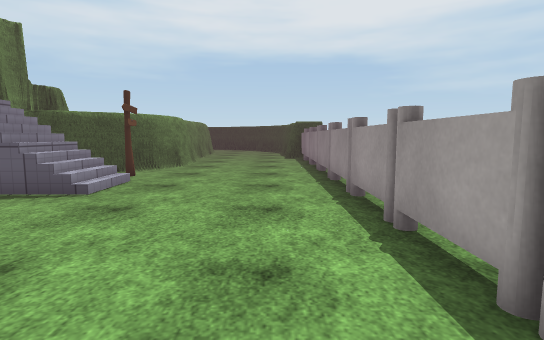
View 1 (above)

13 first-person views from a walk through a 3-D level made in the Unity game engine. The camera is 1.2 m above the floor, tilts 6° down and sees 80° across. The floor is counted in squares, 1 m on a side. Each view is taken from the middle of a square. On the plan, view 1 faces up. The plan holds only what a view shows up to about 14 squares ahead; the rest is blank. The place goes on beyond the plan. The player character is not drawn. Some surface patterns are stand-ins.

View 2
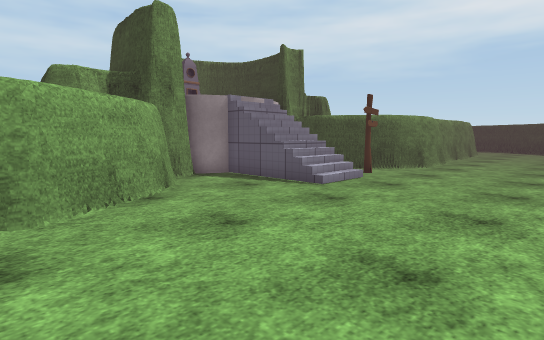

View 3
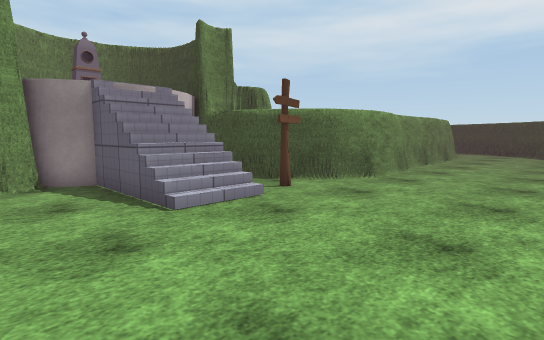

View 4
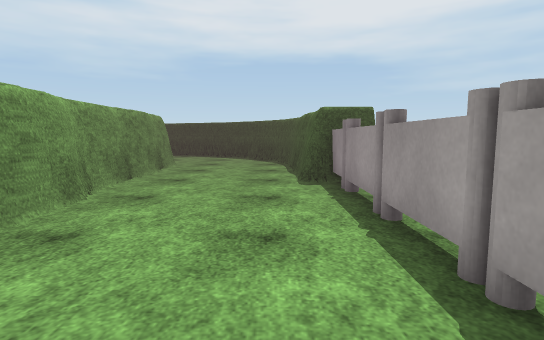

View 5
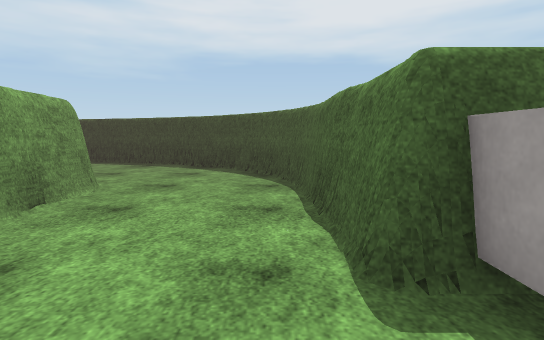

View 6
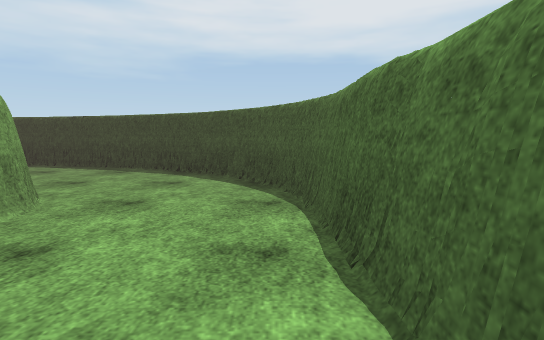

View 7
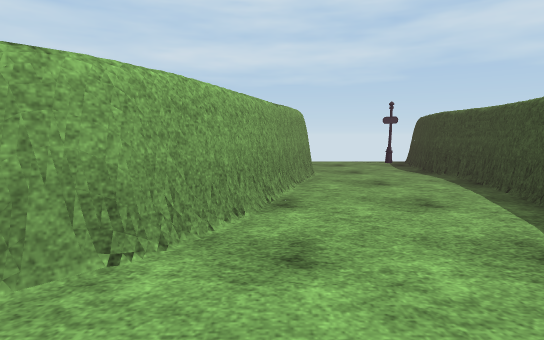

View 8
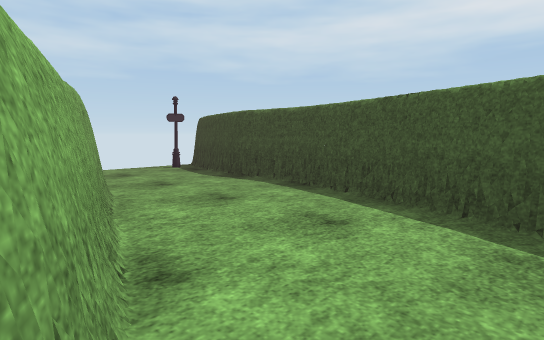

View 9
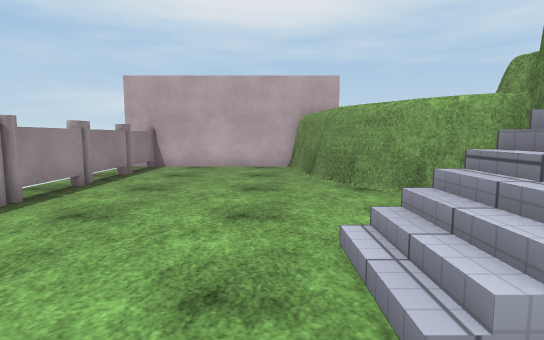

View 10
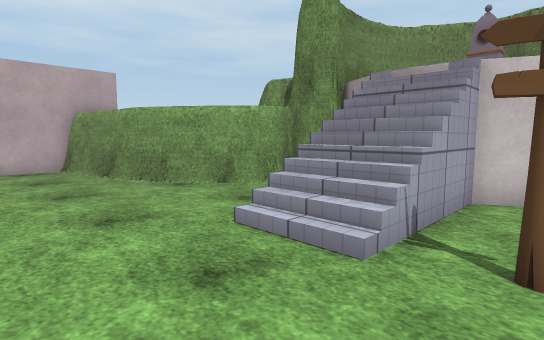

View 11
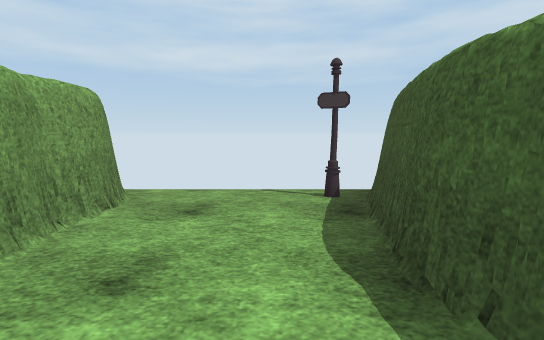

View 12
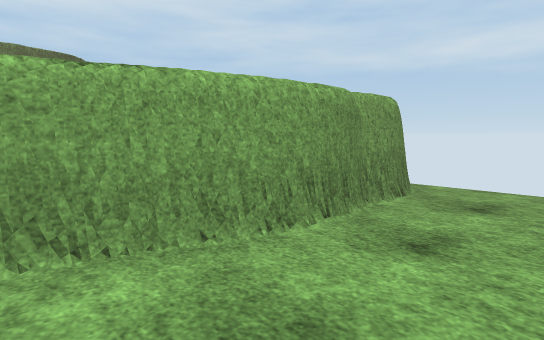

View 13
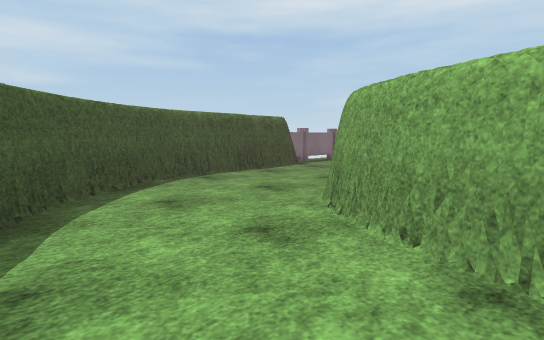

### Floor plan
Key: @ floor where view 1 was taken; # wall or solid block; . floor; / step, stairs or slope; O other object.
Columns run from 17 left of view 1 to 3 right of it. Each row starts with its distance up from view 1.
 31 #########
 30 .O..##.#####
 29 ...........####
 28 ..............##
 27 ...............##
 26  ######.........##
 25       ####.......##
 24          ###......#
 23            ##.....#
 22             ##....#
 21              #....#
 20              #....#
 19              #....#
 18              #....###
 17              #.....O
 16              #.....O
 15              #.....O
 14              #.....O
 13              #.....O
 12             ##.....O
 11     ###### ##......O
 10     #   #####O.....O
  9    ##    #//##.....O
  8    # O    ////.....O
  7    ##O    ////.....O
  6    ##    #.........O
  5     ######.........O
  4         ###........O
  3          ###.......O
  2            ##......O
  1             ##.....O
  0             ##...@.O
 -1              #.....O
 -2              #.....O
 -3              ########

Positions as (right, up) in squares from view 1, and headings:
1: (0, 0), facing up
2: (1, 0), facing up-left
3: (1, 4), facing up-left
4: (0, 9), facing up
5: (0, 15), facing up
6: (0, 17), facing up
7: (-2, 25), facing left
8: (-5, 24), facing up-left
9: (-3, 10), facing down
10: (-1, 10), facing down-left
11: (-10, 29), facing left
12: (-9, 29), facing down-left
13: (-8, 28), facing down-right
